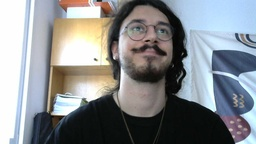
#> input picture HW3/src/arc.jpg, 256 x 144 px, shrunk from 1280 x 720 before the run
$ python partA.py
#> lines starting #> are read from the running program, lines starting #| are printed output that depends on the picture; long printed decimals are rounded
### HW3/src/custom_utils.py
from PIL import Image
import numpy as np

def unique_rows(a):

    return np.unique(a, axis=0)

def get_data_from_image(image):
    """
    Get the data from an image.
    """
    image_size = image.size
    arr = []
    for i in range(image_size[0]):
        for j in range(image_size[1]):
            arr.append(image.getpixel((i, j)))
    return np.array(arr)

def calculate_clustering_error(distances):
    total_distance = 0
    for i in range(len(distances)):
        total_distance += min(distances[i])

    return total_distance / len(distances)

def generate_clustered_image(image, model, d_mean, d_std):
    im_shape = image.size
    for i in range(im_shape[0]):
        for j in range(im_shape[1]):
            val = np.array([image.getpixel((i, j))])
            val = (val - d_mean) / d_std
            temp, _ = model.predict(val)
            new_val = model.centroids[np.argmax(temp)]
            new_val = new_val * d_std + d_mean
            image.putpixel((i, j), tuple(new_val.astype(int)))
    return image

### HW3/src/KMeans.py
import numpy as np
from tqdm import tqdm

class K_Means:
    def __init__(self, k, max_iter=100):
        self.k = k
        self.centroids = None
        self.max_iter = max_iter
    def fit(self, data):
        tmp = np.random.choice(len(data), self.k)
        self.centroids = data[tmp]

        for step in tqdm(range(self.max_iter)):
            clusters = np.zeros((len(data), self.k))
            for i in range(len(data)):
                distances = [np.linalg.norm(data[i] - self.centroids[j]) for j in range(self.k)]
                clusters[i, np.argmin(distances)] = 1

            prev_centroids = np.copy(self.centroids)
            for i in range(self.k):
                self.centroids[i] = np.average(data[np.where(clusters[:, i] == 1)], axis=0)
            if np.linalg.norm(self.centroids - prev_centroids) < 0.001:
                break
        return self
    def predict(self, data):
        clusters = np.zeros((len(data), self.k))
        total_distances = np.zeros((len(data), self.k))
        for i in range(len(data)):
            distances = [np.linalg.norm(data[i] - self.centroids[j]) for j in range(self.k)]
            total_distances[i] = distances
            clusters[i ,np.argmin(distances)] = 1
        return clusters, total_distances

class Agglomerative_Clustering:
    def __init__(self, k):
        self.k = k
    # [29 lines left out: functions fit, predict, not called in this run]

### HW3/src/partA.py
from PIL import Image
from custom_utils import *
from KMeans import *
import time


image = Image.open('arc.jpg')
#> image is the input picture: PIL image 256x144 RGB; mean R, G, B 134.2, 137.6, 140.7

data = get_data_from_image(image)
#> after the loop in get_data_from_image, `for i in range(image_size[0]):`: arr = 36864 items
d_mean = data.mean()
#> d_mean = 137.5
d_std = data.std()
#> d_std = 86.58
data = (data - data.mean()) / data.std()
data = unique_rows(data)
ts_1 = time.perf_counter()
model = K_Means(k=8)
model.fit(data)
#> in fit, `tmp = np.random.choice(len(data), self.k)`: tmp = [2732, 10799, 9845, 13123, 9225, 14116, 14935, 15430]
#> in fit, `self.centroids = data[tmp]`: self.centroids = [[-0.837, -0.872, -0.93], [0.387, 0.526, 0.687], [0.306, 0.0868, 0.0406], [0.583, 0.965, 1.35], [0.248, -0.502, -0.826], [0.71, 0.387, -0.19], [0.814, 1.35, 1.35], [0.907, 1.25, 1.36]]
#> after the loop in fit, `for step in tqdm(range(self.max_iter)):`: self.centroids = [[-1.26, -1.24, -1.22], [0.38, 0.496, 0.648], [-0.279, -0.315, -0.25], [0.627, 0.889, 1.14], [-0.722, -0.729, -0.677], [0.286, 0.0859, -0.0569], [1.14, 1.23, 1.17], [1.04, 0.752, 0.211]]

ts_2 = time.perf_counter()

labels, distances = model.predict(data)
#> the loop in predict, `for i in range(len(data)):` made 17573 passes
#> distances on passes 1 to 3: [0.582, 3.62, 2.24, 4.28, 1.5, 2.92, 4.78, 3.93], [0.516, 3.55, 2.18, 4.2, 1.44, 2.86, 4.71, 3.87], [0.529, 3.56, 2.19, 4.22, 1.45, 2.87, 4.72, 3.88]

ts_3 = time.perf_counter()

clustering_error = calculate_clustering_error(distances)
#> the loop in calculate_clustering_error, `for i in range(len(distances)):` made 17573 passes
#> total_distance on passes 1 to 3: 0.582, 1.1, 1.63
#> after the loop in calculate_clustering_error, `for i in range(len(distances)):`: total_distance = 5072.6
#> clustering_error = 0.289

print('Clustering error (Avg over all pixels):', clustering_error)
#| Clustering error (Avg over all pixels): 0.2887
print('Time taken to train:', ts_2 - ts_1)
print('Time taken to predict:', ts_3 - ts_2)

new_img = generate_clustered_image(image,model,d_mean,d_std)
#> after the loop in generate_clustered_image, `for i in range(im_shape[0]):`:
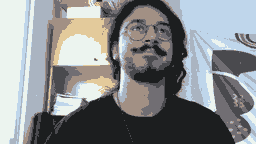
#> image: PIL image 256x144 RGB; mean R, G, B 135.5, 138.5, 140.2
new_img.show()
new_img.save("clustered_image.jpg")
